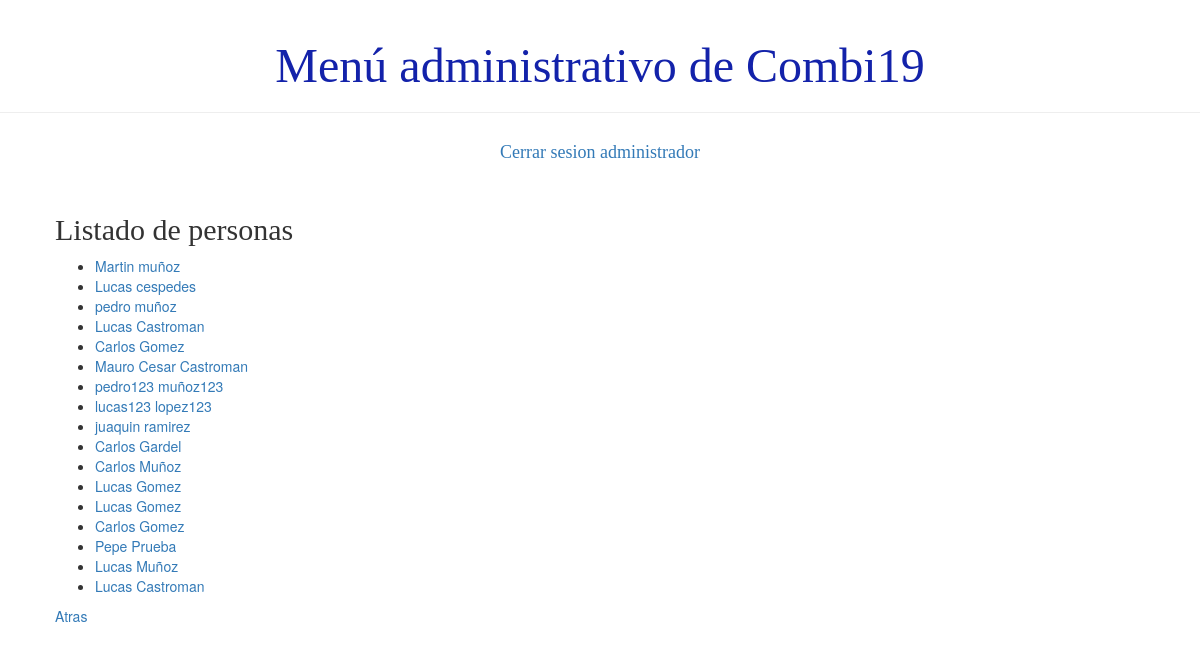
Page /usuario/listaPersona/ (signed in) on the earlier database version.
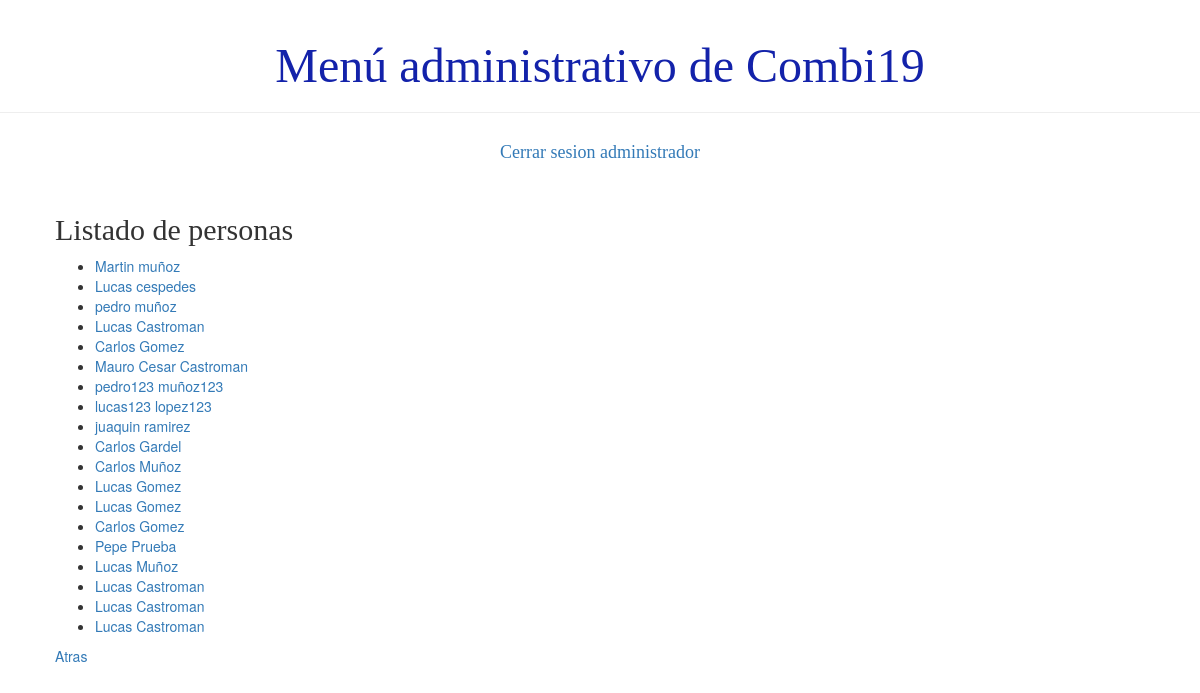
Same page on the later database version.
### demo1/models.py (models this page shows)
class Persona(models.Model):
    usuario = models.ForeignKey('auth.User', on_delete=models.CASCADE)
    dni = models.IntegerField()
    telefono = models.BigIntegerField()
    activo = models.BooleanField(default=True)
    def __str__(self):
        return '%s %s' % (self.usuario.first_name, self.usuario.last_name)

### demo1/views.py (the view)
# urls.py: path('usuario/listaPersona/', views.listado_persona, name= 'listado_persona'),
def listado_persona(request):
    personas= Persona.objects.all()
    return render(request, 'demo1/listados/listado_persona.html', {'personas':personas})

### demo1/templates/demo1/listados/listado_persona.html
{% extends 'demo1/base.html' %}
{% block content %}
    <h2>Listado de personas</h2>
    <div>
        <ul>
        {% for persona in personas %}
            <li><a href="">{{ persona }}</a></li>
        {% endfor %}
        </ul>
    </div>
    <div><a href="{% url 'principal' %}">Atras</a></div>
{% endblock %}

Differences in the rows shown:
added Persona: usuario.last_name "Lucas Castroman"
added Persona: usuario.last_name "Lucas Castroman"
